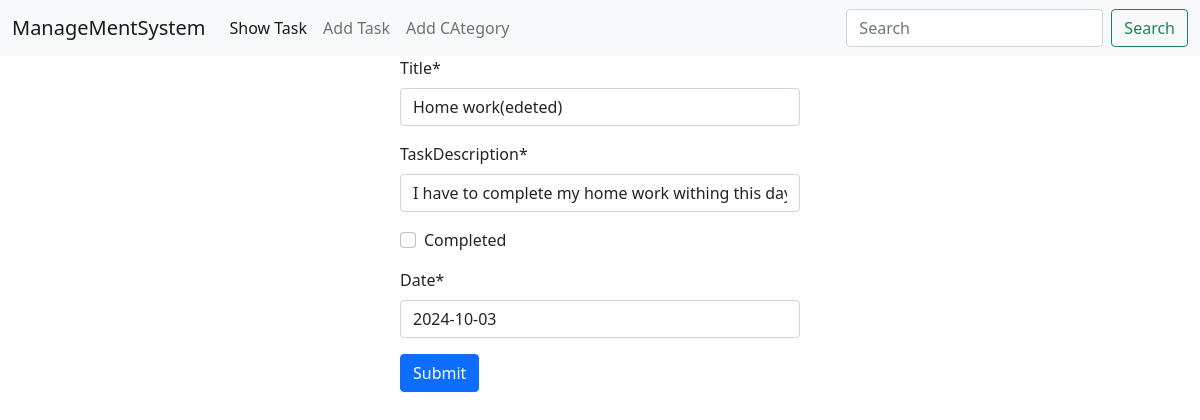
Page /task/Task_edit/1 on the committed database.
### task/models.py (models this page shows, shortened)
class Task(models.Model):
    title=models.CharField(max_length=50)
    taskDescription=models.CharField(max_length=200)
    completed=models.BooleanField(default=False)
    date=models.DateField()

### task/views.py (the view)
# urls.py: path('Task_edit/<int:id>',views.edit_task,name='edit_task1'),
def edit_task(request,id):
    post=Task.objects.get(pk=id)
    task_form=taskform(instance=post)
    if request.method=='POST':
      task_form=taskform(request.POST,instance=post)
      if task_form.is_valid():
         task_form.save()
         return redirect('homepage')
    return render(request,'task.html',{'task_view':task_form})

### task/forms.py
class taskform (forms.ModelForm):
    class Meta:
        model = Task
        fields = "__all__"

### task/templates/task.html (shortened to what this page needs)
{% extends 'index.html' %}
{% block element %}
{% load crispy_forms_tags %}
  <form method="post" style="width: 400px; margin: auto;">
    {{task_view | crispy}}
    <button class="btn btn-primary">Submit</button>
  </form>
{%endblock%}

### rows in the picture
Task: title "Home work(edeted)", taskDescription "I have to complete my home work withing this day", date "2024-10-03"
